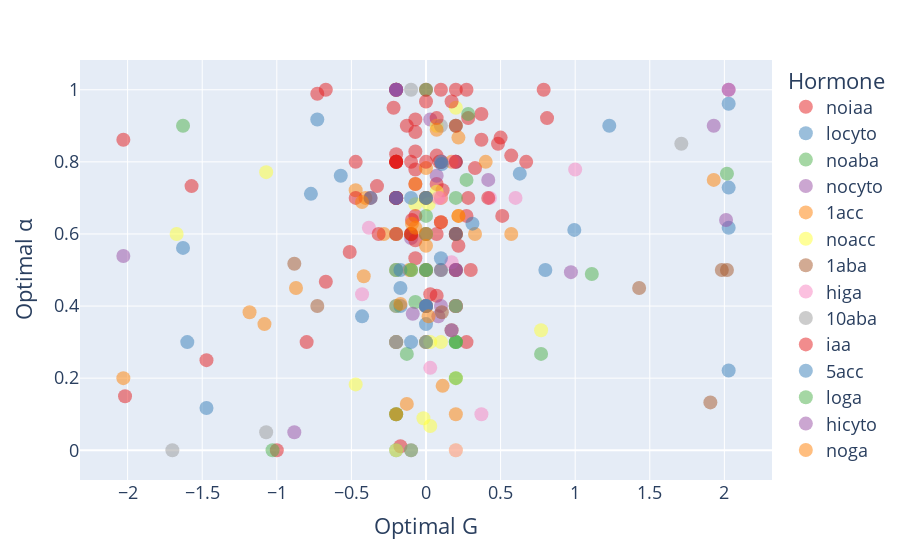

The code cell stored with this chart in its notebook:
### Code cell
fig = px.scatter(
    hormone_df,
    x="optimal G",
    y="optimal alpha",
    color=hormone_df["hormone"].astype(str),
    hover_name="arbor name",
    opacity=0.5,
    color_discrete_sequence=px.colors.qualitative.Set1,
)

fig.update_traces(marker=dict(size=14))
fig.update_layout(
    font=dict(size=18),
    legend_title_text="Hormone",
    xaxis_title="Optimal G",
    yaxis_title="Optimal α",
    showlegend=True
)

fig.show()
fig.write_html("docs/Optimal_G_alpha_hormone.html")

### Figure 1 — Plotly figure (JSON) as saved in the notebook; plotly's stock layout.template omitted (floating-point values rounded to 4 significant figures)
{"data": [{"hovertemplate": "<b>%{hovertext}</b><br><br>color=noiaa<br>optimal G=%{x}<br>optimal alpha=%{y}<extra></extra>", "hovertext": ["248_9_S_noiaa_day9", "058_9_C_noiaa_day9", "248_2_S_noiaa_day9", "058_4_S_noiaa_day9", "248_10_C_noiaa_day9", "1511_2_S_noiaa_day9", "058_2_C_noiaa_day9", "058_8_C_noiaa_day9", "1511_8_S_noiaa_day9", "1511_3_S_noiaa_day9", "058_5_S_noiaa_day9", "248_3_S_noiaa_day9", "1511_1_C_noiaa_day9", "058_1_S_noiaa_day9", "058_10_C_noiaa_day9", "248_1_C_noiaa_day9", "1511_7_S_noiaa_day9", "058_7_C_noiaa_day9", "058_9_S_noiaa_day9", "058_2_S_noiaa_day9", "248_4_S_noiaa_day9", "1511_2_C_noiaa_day9", "248_10_S_noiaa_day9", "058_4_C_noiaa_day9", "1511_4_S_noiaa_day9", "248_2_C_noiaa_day9", "058_7_S_noiaa_day9", "248_1_S_noiaa_day9", "058_10_S_noiaa_day9", "058_1_C_noiaa_day9", "1511_1_S_noiaa_day9", "248_8_C_noiaa_day9", "058_8_S_noiaa_day9", "1511_5_S_noiaa_day9", "248_3_C_noiaa_day9", "058_5_C_noiaa_day9", "248_5_S_noiaa_day9", "1511_3_C_noiaa_day9", "058_3_S_noiaa_day9"], "legendgroup": "noiaa", "marker": {"color": "rgb(228,26,28)", "opacity": 0.5, "size": 14, "symbol": "circle"}, "mode": "markers", "name": "noiaa", "orientation": "v", "showlegend": true, "type": "scatter", "x": [0.1, 0.2, 0.0887, 0, 0, -0.1, 0, 0.0714, 0, 0.2714, 0.1, 0.0714, 0.2, -0.1, -0.0714, -0.2, -1.471, -0.0714, 0.3714, 0.1, -0.0714, 0.0714, 0.2173, -0.6714, 0.5714, -0.0714, -0.1714, 0, -0.0714, 0.0714, 0.7887, -0.2, -1, 0.3286, 0.1113, -0.0714, 0.2714, 0.0286, -0.3286], "xaxis": "x", "y": [1, 0.8, 0.8, 0.4, 0.7, 0.6, 0.7, 0.7387, 0.3, 0.3, 0.8, 0.8173, 0.5, 0.8, 0.7786, 0.7, 0.25, 0.7387, 0.8613, 0.8, 0.9173, 0.4286, 0.5673, 0.4673, 0.8173, 0.8286, 0.0113, 1, 0.5327, 0.6, 1, 0.8214, 0, 0.7827, 0.7214, 0.8827, 0.65, 0.4327, 0.7327], "yaxis": "y"}, {"hovertemplate": "<b>%{hovertext}</b><br><br>color=locyto<br>optimal G=%{x}<br>optimal alpha=%{y}<extra></extra>", "hovertext": ["LA1511_6_C_locyto_day9", "M248_1_C_locyto_day9", "M248_8_S_locyto_day9", "M058_2_C_locyto_day9", "M058_3_C_locyto_day9", "M248_8_C_locyto_day9", "LA1511_10_C_locyto_day9", "M248_6_S_locyto_day9", "M058_9_C_locyto_day9", "M248_19_C_locyto_day9", "M058_5_S_locyto_day9", "M248_3_S_locyto_day9", "LA1511_6_S_locyto_day9"], "legendgroup": "locyto", "marker": {"color": "rgb(55,126,184)", "opacity": 0.5, "size": 14, "symbol": "circle"}, "mode": "markers", "name": "locyto", "orientation": "v", "showlegend": true, "type": "scatter", "x": [-0.2, 0, 0.2, -0.2, 0.2, 0.2, 2.029, -1.471, -1.6, -0.7286, -0.1714, 1.229, 0.994], "xaxis": "x", "y": [0.5, 0.7, 0.6, 0, 0.5, 0.8, 0.6173, 0.1173, 0.3, 0.9173, 0.45, 0.9, 0.6113], "yaxis": "y"}, {"hovertemplate": "<b>%{hovertext}</b><br><br>color=noaba<br>optimal G=%{x}<br>optimal alpha=%{y}<extra></extra>", "hovertext": ["LA1511_9_C_noaba_day9", "LA1511_7_C_noaba_day9", "M058_3_S_noaba_day9", "M058_7_S_noaba_day9", "LA1511_4_C_noaba_day9", "M058_9_S_noaba_day9", "LA1511_10_S_noaba_day9", "M248_10_S_noaba_day9", "M058_2_S_noaba_day9", "M248_6_C_noaba_day9", "LA1511_3_S_noaba_day9", "LA1511_5_C_noaba_day9"], "legendgroup": "noaba", "marker": {"color": "rgb(77,175,74)", "opacity": 0.5, "size": 14, "symbol": "circle"}, "mode": "markers", "name": "noaba", "orientation": "v", "showlegend": true, "type": "scatter", "x": [0.2, 0.2, 0.2, 0, 0.2, -0.2, 1.111, 0.1, -0.1286, 0.2, -0.0714, 0.2714], "xaxis": "x", "y": [0.3, 0.3, 0.3, 1, 0.4, 0.1, 0.4887, 0.5, 0.2673, 0.9, 0.4113, 0.75], "yaxis": "y"}, {"hovertemplate": "<b>%{hovertext}</b><br><br>color=nocyto<br>optimal G=%{x}<br>optimal alpha=%{y}<extra></extra>", "hovertext": ["LA1511_7_S_nocyto_day9", "LA1511_8_S_nocyto_day9", "LA1511_4_C_nocyto_day9", "M248_5_C_nocyto_day9", "LA1511_3_C_nocyto_day9", "M248_10_C_nocyto_day9", "M248_3_C_nocyto_day9", "LA1511_2_C_nocyto_day9", "M248_7_C_nocyto_day9", "M058_10_S_nocyto_day9", "M248_2_C_nocyto_day9", "LA1511_7_C_nocyto_day9"], "legendgroup": "nocyto", "marker": {"color": "rgb(152,78,163)", "opacity": 0.5, "size": 14, "symbol": "circle"}, "mode": "markers", "name": "nocyto", "orientation": "v", "showlegend": true, "type": "scatter", "x": [0.1, 0, 0.1, 0.0286, 0.9714, -0.1, -0.0887, 0.0827, 0.106, -0.8827, 0.0714, 0.4173], "xaxis": "x", "y": [0.5, 0.5, 0.4, 0.9173, 0.494, 0.5887, 0.3786, 0.3714, 0.8, 0.05, 0.7613, 0.75], "yaxis": "y"}, {"hovertemplate": "<b>%{hovertext}</b><br><br>color=1acc<br>optimal G=%{x}<br>optimal alpha=%{y}<extra></extra>", "hovertext": ["la1511_2_S_1acc_day9", "m248_1_C_1acc_day9", "m248_1_C_1acc_day9", "la1511_7_C_1acc_day9", "m248_9_C_1acc_day9", "m248_8_C_1acc_day9", "m058_8_S_1acc_day9", "m058_7_S_1acc_day9", "m248_7_C_1acc_day9", "m058_2_C_1acc_day9", "m058_5_C_1acc_day9", "m058_10_S_1acc_day9", "la1511_6_S_1acc_day9", "la1511_4_C_1acc_day9", "m248_2_C_1acc_day9", "m058_2_S_1acc_day9", "la1511_1_S_1acc_day9", "m248_8_S_1acc_day9", "m058_8_C_1acc_day9", "m248_3_C_1acc_day9", "m058_3_S_1acc_day9", "la1511_5_C_1acc_day9", "m058_6_C_1acc_day9", "m248_6_S_1acc_day9", "m248_9_S_1acc_day9", "m058_9_C_1acc_day9", "m248_10_C_1acc_day9", "m248_10_C_1acc_day9", "m058_1_C_1acc_day9", "la1511_2_C_1acc_day9", "m058_4_S_1acc_day9", "m248_4_C_1acc_day9"], "legendgroup": "1acc", "marker": {"color": "rgb(255,127,0)", "opacity": 0.5, "size": 14, "symbol": "circle"}, "mode": "markers", "name": "1acc", "orientation": "v", "showlegend": true, "type": "scatter", "x": [0.2, 0.2, 0.2, -0.1, 0.1, 0.1, -0.2, -0.2, 0.2, 0, 0, -1.083, 1.929, 0.1, 0.1714, -0.406, -2.029, -0.2, -0.2, -0.1113, -1.183, 0.5714, -0.0714, -0.8714, -0.4714, -0.2827, 0.2173, 0.2173, 0.2173, -0.4173, 0.3286, 0], "xaxis": "x", "y": [0.4, 0.6, 0.6, 0.6, 0.8, 0.7, 0.8, 0.7, 0.5, 0.5, 0.4, 0.35, 0.75, 0.6327, 0.8, 0.7, 0.2, 0.6, 1, 0.5, 0.3827, 0.6, 0.7387, 0.45, 0.7214, 0.6, 0.65, 0.65, 0.8673, 0.4827, 0.6, 0.7827], "yaxis": "y"}, {"hovertemplate": "<b>%{hovertext}</b><br><br>color=noacc<br>optimal G=%{x}<br>optimal alpha=%{y}<extra></extra>", "hovertext": ["la1511_3_S_noacc_day9", "m248_6_C_noacc_day9", "m248_4_S_noacc_day9", "m058_2_S_noacc_day9", "m058_4_C_noacc_day9", "la1511_4_C_noacc_day9", "m058_10_S_noacc_day9", "m248_3_C_noacc_day9", "m248_5_S_noacc_day9", "la1511_6_S_noacc_day9", "m058_8_S_noacc_day9", "m248_2_S_noacc_day9", "la1511_7_C_noacc_day9", "la1511_5_S_noacc_day9", "la1511_3_C_noacc_day9", "m248_6_S_noacc_day9", "m248_5_C_noacc_day9", "m058_3_C_noacc_day9", "m248_3_S_noacc_day9", "m058_5_S_noacc_day9", "m058_8_C_noacc_day9", "la1511_6_C_noacc_day9", "m248_8_S_noacc_day9", "la1511_2_C_noacc_day9", "la1511_4_S_noacc_day9", "m058_10_C_noacc_day9", "m058_1_S_noacc_day9", "m248_7_S_noacc_day9", "m058_7_C_noacc_day9", "m248_1_C_noacc_day9"], "legendgroup": "noacc", "marker": {"color": "rgb(255,255,51)", "opacity": 0.5, "size": 14, "symbol": "circle"}, "mode": "markers", "name": "noacc", "orientation": "v", "showlegend": true, "type": "scatter", "x": [-0.2, -0.2, -0.2, 0, -0.2, 0, 0.2, -0.2, -0.2, -0.2, 0.0286, 0, 0.1714, 0, -1.071, 0, 0.0714, 0.0173, 0, 0.2, -0.0714, 0.1, -0.4714, 0.2, 0.7714, -0.1, -1.671, 0.0286, 0.0714, -0.0173], "xaxis": "x", "y": [0.5, 0, 0.6, 0.4, 0.7, 0.5, 0.2, 0.3, 0.5, 1, 0.3, 0.7, 0.3327, 0.6, 0.7714, 0.6, 0.9, 0.6827, 0.3, 0.95, 0.6827, 0.3, 0.1827, 0, 0.3327, 0.5, 0.6, 0.0673, 0.7173, 0.0887], "yaxis": "y"}, {"hovertemplate": "<b>%{hovertext}</b><br><br>color=1aba<br>optimal G=%{x}<br>optimal alpha=%{y}<extra></extra>", "hovertext": ["LA1511_2_C_1aba_day9", "M058_6_C_1aba_day9", "M058_2_S_1aba_day9", "LA1511_1_S_1aba_day9", "LA1511_6_S_1aba_day9", "LA511_5_S_1aba_day9", "LA1511_8_C_1aba_day9", "LA1511_2_S_1aba_day9", "M058_4_C_1aba_day9", "M248_4_S_1aba_day9", "M248_1_C_1aba_day9", "M058_1_S_1aba_day9"], "legendgroup": "1aba", "marker": {"color": "rgb(166,86,40)", "opacity": 0.5, "size": 14, "symbol": "circle"}, "mode": "markers", "name": "1aba", "orientation": "v", "showlegend": true, "type": "scatter", "x": [0, 0.2, -0.2, -0.1, -0.2, 2.017, 1.429, -0.7286, 0.106, 1.983, -0.8827, 1.906], "xaxis": "x", "y": [0.7, 0.4, 0.8, 0.6, 0.3, 0.5, 0.45, 0.4, 0.3827, 0.5, 0.5173, 0.1327], "yaxis": "y"}, {"hovertemplate": "<b>%{hovertext}</b><br><br>color=higa<br>optimal G=%{x}<br>optimal alpha=%{y}<extra></extra>", "hovertext": ["LA1511_11_S_higa_day9", "M058_5_S_higa_day9", "LA1511_3_C_higa_day9", "M248_2_C_higa_day9", "M248_1_S_higa_day9", "M058_4_S_higa_day9", "M248_4_S_higa_day9", "la1511_10_S_higa_day5", "M058_6_S_higa_day9", "LA1511_5_S_higa_day9", "M058_8_S_higa_day9", "M248_8_C_higa_day9", "M058_7_S_higa_day9", "LA1511_1_C_higa_day9", "M058_2_C_higa_day9", "LA1511_4_S_higa_day9", "M248_5_S_higa_day9", "M058_5_C_higa_day9", "LA1511_6_C_higa_day9", "LA1511_9_C_higa_day9", "LA1511_11_C_higa_day9", "M058_10_C_higa_day9"], "legendgroup": "higa", "marker": {"color": "rgb(247,129,191)", "opacity": 0.5, "size": 14, "symbol": "circle"}, "mode": "markers", "name": "higa", "orientation": "v", "showlegend": true, "type": "scatter", "x": [0.2, -0.1, 0.1, 0, -0.2, 0.2, 0.2, 2.029, 0, -0.2, 0.0827, 0.1, -0.3827, 0.2, 0.4286, 1, 0.1714, 0.0286, -0.4286, 0.6, 0.3714, 0.1887], "xaxis": "x", "y": [0.4, 0, 0.8, 0.4, 1, 0, 0.4, 1, 0.4, 0.4, 0.7, 0.7, 0.6173, 0.4, 0.7, 0.7786, 0.5214, 0.2286, 0.4327, 0.7, 0.1, 0.8], "yaxis": "y"}, {"hovertemplate": "<b>%{hovertext}</b><br><br>color=10aba<br>optimal G=%{x}<br>optimal alpha=%{y}<extra></extra>", "hovertext": ["M058_7_C_10aba_day9", "M058_8_C_10aba_day9", "M248_10_C_10aba_day9", "M058_9_C_10aba_day9", "LA1511_10_C_10aba_day9", "M248_9_S_10aba_day9", "M248_9_S_10aba_day9", "M058_5_C_10aba_day9", "M058_8_S_10aba_day9", "LA1511_9_S_10aba_day9", "LA1511_1_C_10aba_day9", "M058_6_S_10aba_day9", "M248_6_C_10aba_day9"], "legendgroup": "10aba", "marker": {"color": "rgb(153,153,153)", "opacity": 0.5, "size": 14, "symbol": "circle"}, "mode": "markers", "name": "10aba", "orientation": "v", "showlegend": true, "type": "scatter", "x": [0, -0.1, 0.2, 0.1, -0.1, -0.2, -0.2, -0.2, -0.2, -1.7, 1.711, -1.071, 0], "xaxis": "x", "y": [0.4, 1, 0.4, 0.9, 0.5, 0.3, 0.3, 0.3, 0.6, 0, 0.85, 0.05, 0.7], "yaxis": "y"}, {"hovertemplate": "<b>%{hovertext}</b><br><br>color=iaa<br>optimal G=%{x}<br>optimal alpha=%{y}<extra></extra>", "hovertext": ["248_2_S_iaa_day9", "058_8_C_iaa_day9", "058_10_C_iaa_day9", "1511_3_S_iaa_day9", "058_9_C_iaa_day9", "248_3_S_iaa_day9", "1511_2_S_iaa_day9", "058_6_C_iaa_day9", "248_4_S_iaa_day9", "058_4_C_iaa_day9", "1511_7_S_iaa_day9", "1511_7_S_iaa_day9", "248_6_S_iaa_day9", "058_3_C_iaa_day9", "248_9_S_iaa_day9", "1511_10_C_iaa_day9", "248_8_S_iaa_day9", "058_2_C_iaa_day9", "1511_9_S_iaa_day9", "1511_6_S_iaa_day9", "248_7_S_iaa_day9", "058_5_C_iaa_day9", "058_7_S_iaa_day9", "248_5_C_iaa_day9", "1511_4_C_iaa_day9", "248_2_C_iaa_day9", "058_8_S_iaa_day9", "1511_2_C_iaa_day9", "058_1_S_iaa_day9", "248_4_C_iaa_day9", "1511_5_C_iaa_day9", "058_6_S_iaa_day9", "1511_7_C_iaa_day9", "248_6_C_iaa_day9", "058_4_S_iaa_day9", "1511_10_S_iaa_day9", "248_1_C_iaa_day9", "248_9_C_iaa_day9", "1511_8_C_iaa_day9", "248_8_C_iaa_day9", "058_2_S_iaa_day9", "1511_9_C_iaa_day9", "1511_1_C_iaa_day9", "248_10_C_iaa_day9", "058_5_S_iaa_day9", "1511_6_C_iaa_day9", "248_7_C_iaa_day9"], "legendgroup": "iaa", "marker": {"color": "rgb(228,26,28)", "opacity": 0.5, "size": 14, "symbol": "circle"}, "mode": "markers", "name": "iaa", "orientation": "v", "showlegend": true, "type": "scatter", "x": [-0.2, -0.2, 0.2, -0.2, -0.2173, -0.2, 0.5, 0.1714, -0.2, 0.2, -0.2, -0.2, 0.5113, -0.0714, -0.3714, -0.7286, -0.5113, 0.6714, 0, -2.029, 0.1, -0.2, 0.2, 0.2714, 0.4173, -0.1, -0.2, -0.2, -0.4714, -0.6714, 0.8113, 0.3, -0.3173, 0.4827, -0.1286, -0.094, -0.4714, 0.0714, 0, 0.2, -0.8, -1.571, -0.0714, 0.3714, -2.017, 0.2827, 0.2827], "xaxis": "x", "y": [0.7, 1, 0.9, 0.8, 0.95, 0.6, 0.8673, 0.9673, 0.8, 0.8, 0.7, 0.7, 0.65, 0.5827, 0.7, 0.9887, 0.55, 0.8, 0.8, 0.8613, 0.6327, 0.7, 1, 1, 0.7, 0.6, 0.8, 0.8, 0.7, 1, 0.9214, 0.5, 0.6, 0.85, 0.9, 0.6387, 0.8, 0.9214, 0.9673, 0.6, 0.3, 0.7327, 0.65, 0.9327, 0.15, 0.7, 0.9214], "yaxis": "y"}, {"hovertemplate": "<b>%{hovertext}</b><br><br>color=5acc<br>optimal G=%{x}<br>optimal alpha=%{y}<extra></extra>", "hovertext": ["m058_5_S_5acc_day9", "m248_5_C_5acc_day9", "m058_7_C_5acc_day9", "m248_7_S_5acc_day9", "m058_3_S_5acc_day9", "m248_10_C_5acc_day9", "m058_9_C_5acc_day9", "m248_4_C_5acc_day9", "m248_1_S_5acc_day9", "m058_1_C_5acc_day9", "la1511_7_S_5acc_day9", "la1511_2_S_5acc_day9", "m058_4_C_5acc_day9", "m248_4_S_5acc_day9", "m248_9_C_5acc_day9", "m058_9_S_5acc_day9", "m248_10_S_5acc_day9", "m058_6_S_5acc_day9", "m248_6_C_5acc_day9", "m248_8_C_5acc_day9", "la1511_4_S_5acc_day9", "m248_2_S_5acc_day9", "m058_2_C_5acc_day9", "la1511_1_C_5acc_day9", "m058_7_S_5acc_day9", "m248_7_C_5acc_day9", "la1511_6_C_5acc_day9", "m058_5_C_5acc_day9", "m248_5_S_5acc_day9", "la1511_3_S_5acc_day9", "m058_10_C_5acc_day9"], "legendgroup": "5acc", "marker": {"color": "rgb(55,126,184)", "opacity": 0.5, "size": 14, "symbol": "circle"}, "mode": "markers", "name": "5acc", "orientation": "v", "showlegend": true, "type": "scatter", "x": [-0.2, 0, 0.2, -0.2, -0.2, 0.1, -0.1, 0, 0.8, -0.1, -0.7714, -1.629, 0, -0.5714, 0, 0, -0.4286, 0, 0.1, -0.1714, -0.2, 0, 0.6286, 2.029, 2.029, 0.3113, 2.029, -0.3714, 0.106, 0, -0.1714], "xaxis": "x", "y": [1, 0.7, 0.6, 0.7, 0.5, 0.8, 0.3, 0.6, 0.5, 0.7, 0.7113, 0.5613, 0.4, 0.7613, 0.4, 0.6, 0.3714, 0.3, 0.5327, 0.5, 0.7, 0.35, 0.7673, 0.9613, 0.2214, 0.6286, 0.7286, 0.7, 0.794, 0.5, 0.4], "yaxis": "y"}, {"hovertemplate": "<b>%{hovertext}</b><br><br>color=loga<br>optimal G=%{x}<br>optimal alpha=%{y}<extra></extra>", "hovertext": ["M248_3_C_loga_day9", "LA1511_10_S_loga_day9", "LA1511_9_S_loga_day9", "LA1511_11_S_loga_day9", "M248_7_C_loga_day9", "LA1511_4_S_loga_day9", "M058_10_C_loga_day9", "M058_1_S_loga_day9", "M058_3_C_loga_day9", "M248_3_S_loga_day9", "LA1511_5_S_loga_day9", "M248_10_S_loga_day9", "M058_9_S_loga_day9", "M248_9_C_loga_day9"], "legendgroup": "loga", "marker": {"color": "rgb(77,175,74)", "opacity": 0.5, "size": 14, "symbol": "circle"}, "mode": "markers", "name": "loga", "orientation": "v", "showlegend": true, "type": "scatter", "x": [0.2, 0.2, 0.2, 2.017, -0.2, 0, -0.1, -0.1, 0.2827, -0.2, -1.029, -1.629, 0, 0.7714], "xaxis": "x", "y": [0.2, 0.4, 0.7, 0.7673, 0.1, 0.5, 0.5, 0, 0.9327, 0.4, 0, 0.9, 0.65, 0.2673], "yaxis": "y"}, {"hovertemplate": "<b>%{hovertext}</b><br><br>color=hicyto<br>optimal G=%{x}<br>optimal alpha=%{y}<extra></extra>", "hovertext": ["M058_1_C_hicyto_day9", "LA1511_5_C_hicyto_day9", "M248_5_C_hicyto_day9", "M248_4_C_hicyto_day9", "LA1511_8_C_hicyto_day9", "M248_6_S_hicyto_day9", "M248_7_S_hicyto_day9", "M058_8_C_hicyto_day9", "M058_4_S_hicyto_day9", "M248_2_S_hicyto_day9", "M248_2_S_hicyto_day9", "LA1511_7_S_hicyto_day9"], "legendgroup": "hicyto", "marker": {"color": "rgb(152,78,163)", "opacity": 0.5, "size": 14, "symbol": "circle"}, "mode": "markers", "name": "hicyto", "orientation": "v", "showlegend": true, "type": "scatter", "x": [0.2, -0.2, -0.2, -0.2, 0.2, -0.2, 2.011, 2.029, -2.029, 0.1714, 0.1714, 1.929], "xaxis": "x", "y": [0.5, 1, 1, 1, 0.5, 0.7, 0.6387, 1, 0.5387, 0.3327, 0.3327, 0.9], "yaxis": "y"}, {"hovertemplate": "<b>%{hovertext}</b><br><br>color=noga<br>optimal G=%{x}<br>optimal alpha=%{y}<extra></extra>", "hovertext": ["M248_9_C_noga_day9", "M058_10_S_noga_day9", "M248_8_S_noga_day9", "LA1511_1_S_noga_day9", "M058_7_C_noga_day9", "M248_7_S_noga_day9", "M248_9_S_noga_day9", "M058_3_S_noga_day9", "M058_6_C_noga_day9", "M248_1_S_noga_day9", "M058_1_C_noga_day9", "M248_4_C_noga_day9", "LA1511_8_S_noga_day9"], "legendgroup": "noga", "marker": {"color": "rgb(255,127,0)", "opacity": 0.5, "size": 14, "symbol": "circle"}, "mode": "markers", "name": "noga", "orientation": "v", "showlegend": true, "type": "scatter", "x": [0, -0.2, 0, 0.1113, -0.0714, 0.2, -0.4286, -0.1714, -0.094, 0.0173, -0.1286, 0.0714, 0.4], "xaxis": "x", "y": [0.6, 0.1, 0.5673, 0.1786, 0.6173, 0.1, 0.6887, 0.406, 0.6286, 0.3714, 0.1286, 0.8887, 0.8], "yaxis": "y"}], "layout": {"autosize": true, "font": {"size": 18}, "legend": {"title": {"text": "Hormone"}, "tracegroupgap": 0}, "margin": {"t": 60}, "showlegend": true, "xaxis": {"anchor": "y", "autorange": true, "domain": [0, 1], "range": [-2.308, 2.308], "title": {"text": "Optimal G"}, "type": "linear"}, "yaxis": {"anchor": "x", "autorange": true, "domain": [0, 1], "range": [-0.1094, 1.109], "title": {"text": "Optimal α"}, "type": "linear"}}}
